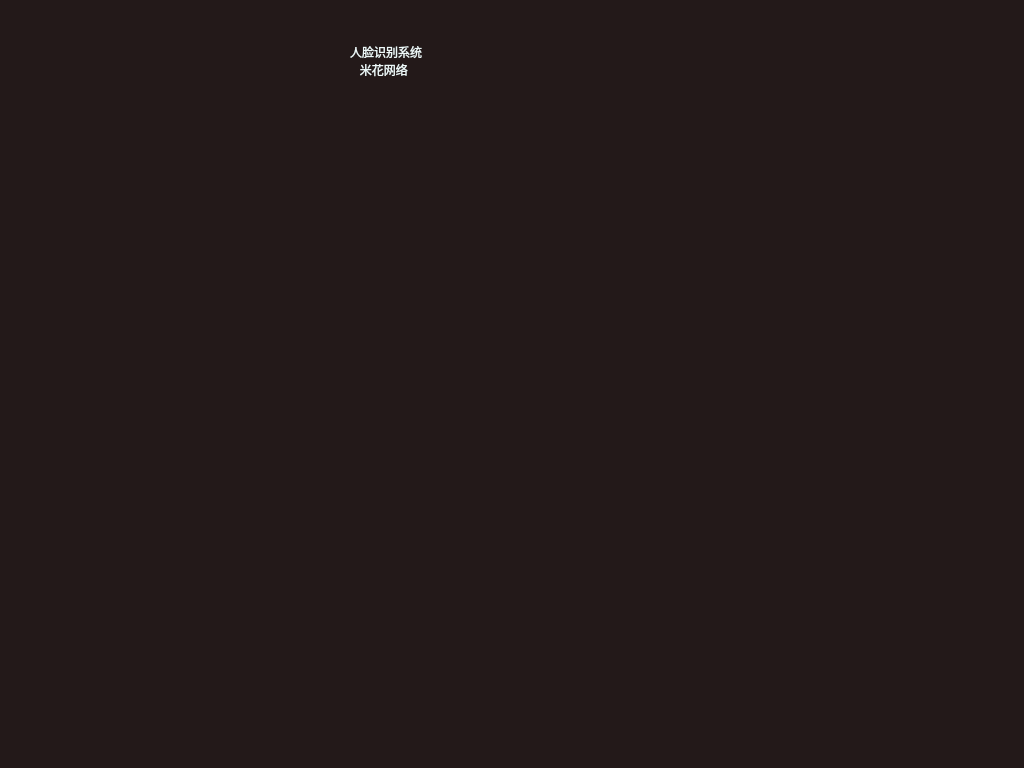
<?xml version="1.0" encoding="UTF-8"?>
<ui version="4.0">
 <class>MainWindow</class>
 <widget class="QMainWindow" name="MainWindow">
  <property name="geometry">
   <rect>
    <x>0</x>
    <y>0</y>
    <width>1024</width>
    <height>768</height>
   </rect>
  </property>
  <property name="windowTitle">
   <string>MainWindow</string>
  </property>
  <property name="styleSheet">
   <string notr="true">background-color: rgb(35, 25, 25);</string>
  </property>
  <widget class="QWidget" name="centralWidget">
   <widget class="QLabel" name="m_imgLabel">
    <property name="geometry">
     <rect>
      <x>170</x>
      <y>160</y>
      <width>640</width>
      <height>480</height>
     </rect>
    </property>
    <property name="text">
     <string/>
    </property>
   </widget>
   <widget class="QLabel" name="label">
    <property name="geometry">
     <rect>
      <x>350</x>
      <y>0</y>
      <width>271</width>
      <height>121</height>
     </rect>
    </property>
    <property name="styleSheet">
     <string notr="true">

color: rgb(238, 248, 248);
font: 32pt &quot;Ubuntu&quot;;</string>
    </property>
    <property name="text">
     <string>人脸识别系统
   米花网络</string>
    </property>
   </widget>
  </widget>
 </widget>
 <layoutdefault spacing="6" margin="11"/>
 <resources/>
 <connections/>
</ui>
